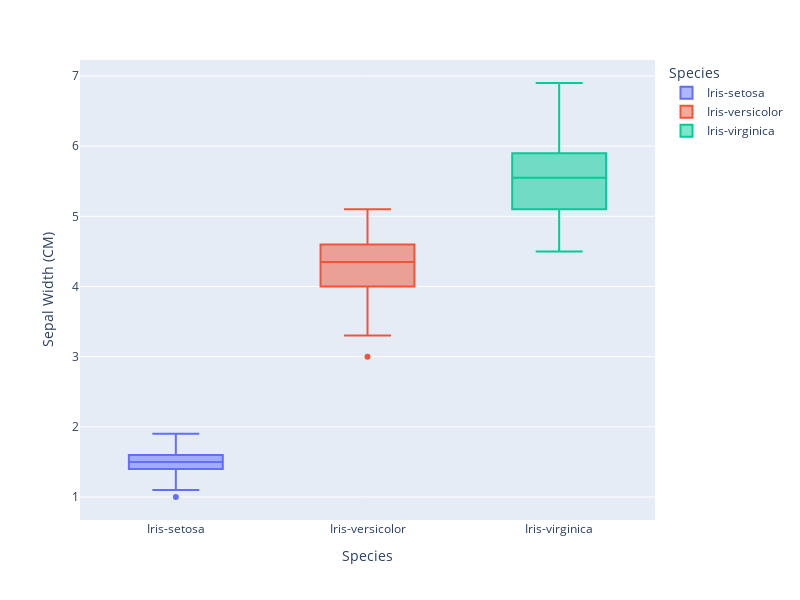

The notebook cell this image was saved under:
### Code cell
#Setosa has the Smallest Petal Lenth, Versicolor and Virginica have similar but Virginica has the highest 
fig = px.box(data_frame=df, x='Species',y='PetalLengthCm',color='Species',orientation='v',width=800, height=600).update_layout(xaxis_title="Species", yaxis_title="Sepal Width (CM)")
fig.show()

### Figure 1 — Plotly figure (JSON) as saved in the notebook; plotly's stock layout.template omitted (floating-point values rounded to 4 significant figures)
{"data": [{"alignmentgroup": "True", "hovertemplate": "Species=%{x}<br>PetalLengthCm=%{y}<extra></extra>", "legendgroup": "Iris-setosa", "marker": {"color": "#636efa"}, "name": "Iris-setosa", "notched": false, "offsetgroup": "Iris-setosa", "orientation": "v", "showlegend": true, "type": "box", "x": ["Iris-setosa", "Iris-setosa", "Iris-setosa", "Iris-setosa", "Iris-setosa", "Iris-setosa", "Iris-setosa", "Iris-setosa", "Iris-setosa", "Iris-setosa", "Iris-setosa", "Iris-setosa", "Iris-setosa", "Iris-setosa", "Iris-setosa", "Iris-setosa", "Iris-setosa", "Iris-setosa", "Iris-setosa", "Iris-setosa", "Iris-setosa", "Iris-setosa", "Iris-setosa", "Iris-setosa", "Iris-setosa", "Iris-setosa", "Iris-setosa", "Iris-setosa", "Iris-setosa", "Iris-setosa", "Iris-setosa", "Iris-setosa", "Iris-setosa", "Iris-setosa", "Iris-setosa", "Iris-setosa", "Iris-setosa", "Iris-setosa", "Iris-setosa", "Iris-setosa", "Iris-setosa", "Iris-setosa", "Iris-setosa", "Iris-setosa", "Iris-setosa", "Iris-setosa", "Iris-setosa", "Iris-setosa", "Iris-setosa", "Iris-setosa"], "x0": " ", "xaxis": "x", "y": [1.4, 1.4, 1.3, 1.5, 1.4, 1.7, 1.4, 1.5, 1.4, 1.5, 1.5, 1.6, 1.4, 1.1, 1.2, 1.5, 1.3, 1.4, 1.7, 1.5, 1.7, 1.5, 1, 1.7, 1.9, 1.6, 1.6, 1.5, 1.4, 1.6, 1.6, 1.5, 1.5, 1.4, 1.5, 1.2, 1.3, 1.5, 1.3, 1.5, 1.3, 1.3, 1.3, 1.6, 1.9, 1.4, 1.6, 1.4, 1.5, 1.4], "y0": " ", "yaxis": "y"}, {"alignmentgroup": "True", "hovertemplate": "Species=%{x}<br>PetalLengthCm=%{y}<extra></extra>", "legendgroup": "Iris-versicolor", "marker": {"color": "#EF553B"}, "name": "Iris-versicolor", "notched": false, "offsetgroup": "Iris-versicolor", "orientation": "v", "showlegend": true, "type": "box", "x": ["Iris-versicolor", "Iris-versicolor", "Iris-versicolor", "Iris-versicolor", "Iris-versicolor", "Iris-versicolor", "Iris-versicolor", "Iris-versicolor", "Iris-versicolor", "Iris-versicolor", "Iris-versicolor", "Iris-versicolor", "Iris-versicolor", "Iris-versicolor", "Iris-versicolor", "Iris-versicolor", "Iris-versicolor", "Iris-versicolor", "Iris-versicolor", "Iris-versicolor", "Iris-versicolor", "Iris-versicolor", "Iris-versicolor", "Iris-versicolor", "Iris-versicolor", "Iris-versicolor", "Iris-versicolor", "Iris-versicolor", "Iris-versicolor", "Iris-versicolor", "Iris-versicolor", "Iris-versicolor", "Iris-versicolor", "Iris-versicolor", "Iris-versicolor", "Iris-versicolor", "Iris-versicolor", "Iris-versicolor", "Iris-versicolor", "Iris-versicolor", "Iris-versicolor", "Iris-versicolor", "Iris-versicolor", "Iris-versicolor", "Iris-versicolor", "Iris-versicolor", "Iris-versicolor", "Iris-versicolor", "Iris-versicolor", "Iris-versicolor"], "x0": " ", "xaxis": "x", "y": [4.7, 4.5, 4.9, 4, 4.6, 4.5, 4.7, 3.3, 4.6, 3.9, 3.5, 4.2, 4, 4.7, 3.6, 4.4, 4.5, 4.1, 4.5, 3.9, 4.8, 4, 4.9, 4.7, 4.3, 4.4, 4.8, 5, 4.5, 3.5, 3.8, 3.7, 3.9, 5.1, 4.5, 4.5, 4.7, 4.4, 4.1, 4, 4.4, 4.6, 4, 3.3, 4.2, 4.2, 4.2, 4.3, 3, 4.1], "y0": " ", "yaxis": "y"}, {"alignmentgroup": "True", "hovertemplate": "Species=%{x}<br>PetalLengthCm=%{y}<extra></extra>", "legendgroup": "Iris-virginica", "marker": {"color": "#00cc96"}, "name": "Iris-virginica", "notched": false, "offsetgroup": "Iris-virginica", "orientation": "v", "showlegend": true, "type": "box", "x": ["Iris-virginica", "Iris-virginica", "Iris-virginica", "Iris-virginica", "Iris-virginica", "Iris-virginica", "Iris-virginica", "Iris-virginica", "Iris-virginica", "Iris-virginica", "Iris-virginica", "Iris-virginica", "Iris-virginica", "Iris-virginica", "Iris-virginica", "Iris-virginica", "Iris-virginica", "Iris-virginica", "Iris-virginica", "Iris-virginica", "Iris-virginica", "Iris-virginica", "Iris-virginica", "Iris-virginica", "Iris-virginica", "Iris-virginica", "Iris-virginica", "Iris-virginica", "Iris-virginica", "Iris-virginica", "Iris-virginica", "Iris-virginica", "Iris-virginica", "Iris-virginica", "Iris-virginica", "Iris-virginica", "Iris-virginica", "Iris-virginica", "Iris-virginica", "Iris-virginica", "Iris-virginica", "Iris-virginica", "Iris-virginica", "Iris-virginica", "Iris-virginica", "Iris-virginica", "Iris-virginica", "Iris-virginica", "Iris-virginica", "Iris-virginica"], "x0": " ", "xaxis": "x", "y": [6, 5.1, 5.9, 5.6, 5.8, 6.6, 4.5, 6.3, 5.8, 6.1, 5.1, 5.3, 5.5, 5, 5.1, 5.3, 5.5, 6.7, 6.9, 5, 5.7, 4.9, 6.7, 4.9, 5.7, 6, 4.8, 4.9, 5.6, 5.8, 6.1, 6.4, 5.6, 5.1, 5.6, 6.1, 5.6, 5.5, 4.8, 5.4, 5.6, 5.1, 5.1, 5.9, 5.7, 5.2, 5, 5.2, 5.4, 5.1], "y0": " ", "yaxis": "y"}], "layout": {"boxmode": "overlay", "height": 600, "legend": {"title": {"text": "Species"}, "tracegroupgap": 0}, "margin": {"t": 60}, "width": 800, "xaxis": {"anchor": "y", "categoryarray": ["Iris-setosa", "Iris-versicolor", "Iris-virginica"], "categoryorder": "array", "domain": [0, 1], "title": {"text": "Species"}}, "yaxis": {"anchor": "x", "domain": [0, 1], "title": {"text": "Sepal Width (CM)"}}}}
